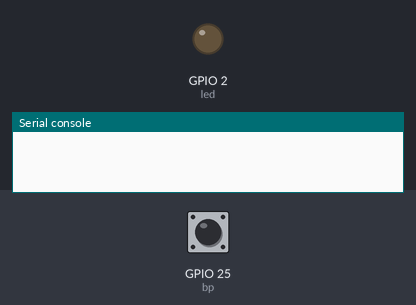
Bench run of a program on a simulated ESP32 board running MicroPython. Parts: output pins drawn as LEDs (lit = HIGH), the last lines printed to the serial console. Dashed ring = blinking. The test bench sets the inputs (shaded band); at power-on: GPIO 25 (bp) HIGH. At 10.0 s the program stops and its outputs stay as they are.

Above: at 1.2 s.
1.3 s: GPIO 25 (bp) pulsed LOW 5 times (0.12 s each, 0.3 s apart)
At 1.57 s:
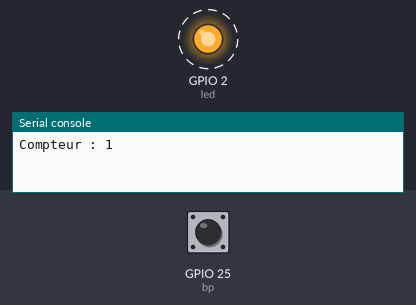
At 3.1 s:
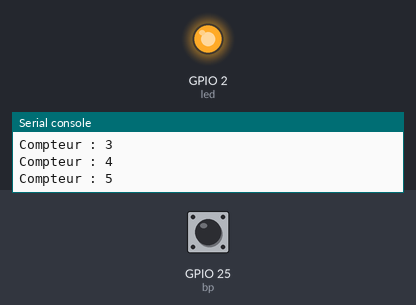
Timing chart, 0 to 4.6 s (numbered marks = the images above; inputs shaded):
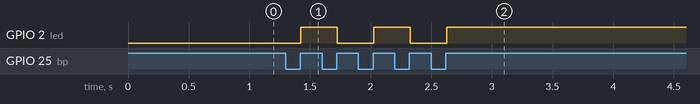

The program:

comptage-ok.py
```python
from machine import Pin
from time import sleep

led = Pin(2, Pin.OUT)
bp = Pin(25, Pin.IN)
compt = 0
ancien_etat = bp.value()

for cycle in range(500):           # on fait 500 cycles, donc durant 10 s
    etat = bp.value()              # = 1 si on appuie
    if not ancien_etat and etat :  # si front montant
        compt = compt + 1          # on incremente
        print("Compteur :",compt)
        led.value(not led.value()) # basculement de la LED
    sleep(.02)                     # temps de cycle
    ancien_etat = etat             # memorise l'etat de la boucle avant           
```

Measured:
- after the input at 1.3 s, GPIO 2 (led): alternates HIGH for 0.30 s and LOW for 0.30 s, 5 changes in all, then stays HIGH, starting after 0.12 s
